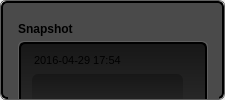
            <widget class="QFrame" name="frame_white_border_22">
             <property name="minimumSize">
              <size>
               <width>225</width>
               <height>0</height>
              </size>
             </property>
             <property name="maximumSize">
              <size>
               <width>230</width>
               <height>16777215</height>
              </size>
             </property>
             <property name="styleSheet">
              <string notr="true">QFrame {
    border: 1px solid rgb(95, 95, 95);
    border-radius: 6px;
}</string>
             </property>
             <property name="frameShape">
              <enum>QFrame::StyledPanel</enum>
             </property>
             <property name="frameShadow">
              <enum>QFrame::Raised</enum>
             </property>
             <property name="lineWidth">
              <number>1</number>
             </property>
             <layout class="QGridLayout" name="gridLayout_28">
              <property name="margin">
               <number>0</number>
              </property>
              <property name="spacing">
               <number>0</number>
              </property>
              <item row="0" column="0">
               <widget class="QFrame" name="frame_center_nest_12">
                <property name="minimumSize">
                 <size>
                  <width>0</width>
                  <height>0</height>
                 </size>
                </property>
                <property name="maximumSize">
                 <size>
                  <width>16777215</width>
                  <height>16777215</height>
                 </size>
                </property>
                <property name="styleSheet">
                 <string notr="true">QFrame {
  background: rgb(74, 74, 74);
    border-style: solid;
    border: 2px solid #000000;
    border-radius: 6px;
}</string>
                </property>
                <property name="frameShape">
                 <enum>QFrame::StyledPanel</enum>
                </property>
                <property name="frameShadow">
                 <enum>QFrame::Raised</enum>
                </property>
                <property name="lineWidth">
                 <number>1</number>
                </property>
                <widget class="QFrame" name="frame_20">
                 <property name="geometry">
                  <rect>
                   <x>7</x>
                   <y>10</y>
                   <width>211</width>
                   <height>241</height>
                  </rect>
                 </property>
                 <property name="styleSheet">
                  <string notr="true">border: none;</string>
                 </property>
                 <property name="frameShape">
                  <enum>QFrame::StyledPanel</enum>
                 </property>
                 <property name="frameShadow">
                  <enum>QFrame::Raised</enum>
                 </property>
                 <widget class="QLabel" name="label_34">
                  <property name="geometry">
                   <rect>
                    <x>10</x>
                    <y>10</y>
                    <width>161</width>
                    <height>16</height>
                   </rect>
                  </property>
                  <property name="font">
                   <font>
                    <weight>75</weight>
                    <bold>true</bold>
                   </font>
                  </property>
                  <property name="styleSheet">
                   <string notr="true">border: none;</string>
                  </property>
                  <property name="text">
                   <string>Snapshot</string>
                  </property>
                 </widget>
                 <widget class="QFrame" name="frame_84">
                  <property name="geometry">
                   <rect>
                    <x>10</x>
                    <y>30</y>
                    <width>190</width>
                    <height>200</height>
                   </rect>
                  </property>
                  <property name="minimumSize">
                   <size>
                    <width>190</width>
                    <height>100</height>
                   </size>
                  </property>
                  <property name="maximumSize">
                   <size>
                    <width>190</width>
                    <height>200</height>
                   </size>
                  </property>
                  <property name="styleSheet">
                   <string notr="true">QFrame {
background-color: none;
border: 1px solid rgb(95, 95, 95)
}</string>
                  </property>
                  <property name="frameShape">
                   <enum>QFrame::StyledPanel</enum>
                  </property>
                  <property name="frameShadow">
                   <enum>QFrame::Raised</enum>
                  </property>
                  <widget class="QFrame" name="frame_85">
                   <property name="geometry">
                    <rect>
                     <x>1</x>
                     <y>1</y>
                     <width>188</width>
                     <height>198</height>
                    </rect>
                   </property>
                   <property name="minimumSize">
                    <size>
                     <width>100</width>
                     <height>198</height>
                    </size>
                   </property>
                   <property name="maximumSize">
                    <size>
                     <width>190</width>
                     <height>198</height>
                    </size>
                   </property>
                   <property name="styleSheet">
                    <string notr="true">QFrame {

background-color: qlineargradient(spread:pad, x1:0, y1:0, x2:0, y2:1, stop:0 rgba(23, 23, 23, 255), stop:0.497561 rgba(50, 50, 50, 255), stop:1 rgba(44, 44, 44, 255));
border: 2px solid black;
}</string>
                   </property>
                   <property name="frameShape">
                    <enum>QFrame::StyledPanel</enum>
                   </property>
                   <property name="frameShadow">
                    <enum>QFrame::Raised</enum>
                   </property>
                   <widget class="QLabel" name="labelSnapshotThumbnail_16">
                    <property name="geometry">
                     <rect>
                      <x>13</x>
                      <y>32</y>
                      <width>151</width>
                      <height>121</height>
                     </rect>
                    </property>
                    <property name="styleSheet">
                     <string notr="true">border: none;</string>
                    </property>
                    <property name="text">
                     <string/>
                    </property>
                    <property name="pixmap">
                     <pixmap resource="oct_gallery_resources.qrc">:/website/images/oct_gallery/cat1_retina36s.jpg</pixmap>
                    </property>
                    <property name="scaledContents">
                     <bool>true</bool>
                    </property>
                   </widget>
                   <widget class="QLabel" name="label_35">
                    <property name="geometry">
                     <rect>
                      <x>15</x>
                      <y>10</y>
                      <width>131</width>
                      <height>16</height>
                     </rect>
                    </property>
                    <property name="font">
                     <font>
                      <pointsize>8</pointsize>
                      <weight>50</weight>
                      <bold>false</bold>
                     </font>
                    </property>
                    <property name="styleSheet">
                     <string notr="true">border: none;
background:none;</string>
                    </property>
                    <property name="text">
                     <string>2016-04-29 17:54</string>
                    </property>
                   </widget>
                   <widget class="QPushButton" name="pushButton_74">
                    <property name="geometry">
                     <rect>
                      <x>14</x>
                      <y>160</y>
                      <width>35</width>
                      <height>30</height>
                     </rect>
                    </property>
                    <property name="minimumSize">
                     <size>
                      <width>20</width>
                      <height>20</height>
                     </size>
                    </property>
                    <property name="maximumSize">
                     <size>
                      <width>130</width>
                      <height>100</height>
                     </size>
                    </property>
                    <property name="font">
                     <font>
                      <pointsize>10</pointsize>
                      <weight>75</weight>
                      <bold>true</bold>
                     </font>
                    </property>
                    <property name="styleSheet">
                     <string notr="true">QPushButton:hover
{
    border: 1px solid #78879b;
    color: silver;
}

QPushButton
{
    border-color: rgb(0,0,0);
}

QPushButton {
background-color: qlineargradient(spread:pad, x1:0.546341, y1:1, x2:0.512195, y2:0, stop:0 rgba(67, 67, 67, 255), stop:1 rgba(96, 96, 96, 255));
border-radius: 5px;
}</string>
                    </property>
                    <property name="text">
                     <string/>
                    </property>
                    <property name="icon">
                     <iconset resource="grey_icons.qrc">
                      <normaloff>:/greys/images/grey_icons/10pc_gray_rename.svg</normaloff>:/greys/images/grey_icons/10pc_gray_rename.svg</iconset>
                    </property>
                    <property name="iconSize">
                     <size>
                      <width>28</width>
                      <height>28</height>
                     </size>
                    </property>
                   </widget>
                   <widget class="QPushButton" name="pushButton_75">
                    <property name="geometry">
                     <rect>
                      <x>60</x>
                      <y>160</y>
                      <width>35</width>
                      <height>30</height>
                     </rect>
                    </property>
                    <property name="minimumSize">
                     <size>
                      <width>20</width>
                      <height>20</height>
                     </size>
                    </property>
                    <property name="maximumSize">
                     <size>
                      <width>130</width>
                      <height>100</height>
                     </size>
                    </property>
                    <property name="font">
                     <font>
                      <pointsize>10</pointsize>
                      <weight>75</weight>
                      <bold>true</bold>
                     </font>
                    </property>
                    <property name="styleSheet">
                     <string notr="true">QPushButton:hover
{
    border: 1px solid #78879b;
    color: silver;
}

QPushButton
{
    border-color: rgb(0,0,0);
}

QPushButton {
background-color: qlineargradient(spread:pad, x1:0.546341, y1:1, x2:0.512195, y2:0, stop:0 rgba(67, 67, 67, 255), stop:1 rgba(96, 96, 96, 255));
border-radius: 5px;
}</string>
                    </property>
                    <property name="text">
                     <string/>
                    </property>
                    <property name="icon">
                     <iconset resource="grey_icons.qrc">
                      <normaloff>:/greys/images/grey_icons/1opc_gray_trash.svg</normaloff>:/greys/images/grey_icons/1opc_gray_trash.svg</iconset>
                    </property>
                    <property name="iconSize">
                     <size>
                      <width>28</width>
                      <height>28</height>
                     </size>
                    </property>
                   </widget>
                  </widget>
                 </widget>
                </widget>
               </widget>
              </item>
             </layout>
            </widget>
